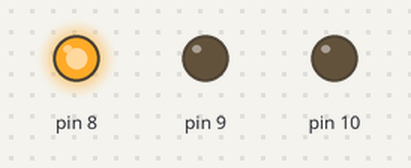
This sketch was run on a simulated Arduino Uno, built with avr-gcc and run on an emulated ATmega328P. Parts: output pins drawn as LEDs (lit = HIGH).

Above: at 0.2 s.
At 6.45 s:
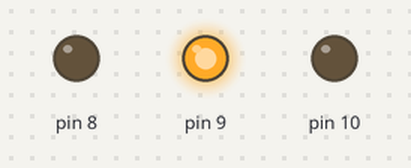
At 9.65 s:
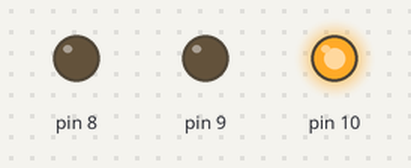
At 12.7 s:
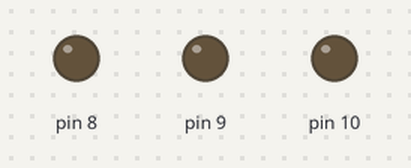
Timing chart, 0 to 13.0 s (numbered marks = the images above):
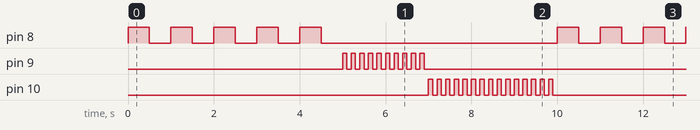

The sketch:

sketch_blinking_with_4_LEDs.ino
```cpp
void setup() {
  // put your setup code here, to run once:
pinMode(8, OUTPUT);
pinMode(9, OUTPUT);
pinMode(10, OUTPUT);
}

void loop() {
  // put your main code here, to run repeatedly:

int counter = 0;
int limit = 5;
while (counter < limit) {
  digitalWrite(8, HIGH);
  delay(500);
  digitalWrite(8, LOW);
  delay(500);
  counter++;
  };

 limit += 10;
while (counter < limit) {
  digitalWrite(9, HIGH);
  delay(100);
  digitalWrite(9, LOW);
  delay(100);
  counter++;
  };
limit += 15;
 while (counter < limit) {
  digitalWrite(10, HIGH);
  delay(100);
  digitalWrite(10, LOW);
  delay(100);
  counter++;
  };


}
```

Measured:
- by itself, pin 8: repeats every 10.0 s: 4 × (LOW 0.50 s, HIGH 0.50 s), LOW 5.5 s, HIGH 0.50 s
- by itself, pin 9: repeats every 10.0 s: 9 × (LOW 0.10 s, HIGH 0.10 s), LOW 8.1 s, HIGH 0.10 s
- by itself, pin 10: repeats every 10.0 s: HIGH 0.10 s, LOW 7.1 s, 14 × (HIGH 0.10 s, LOW 0.10 s)
